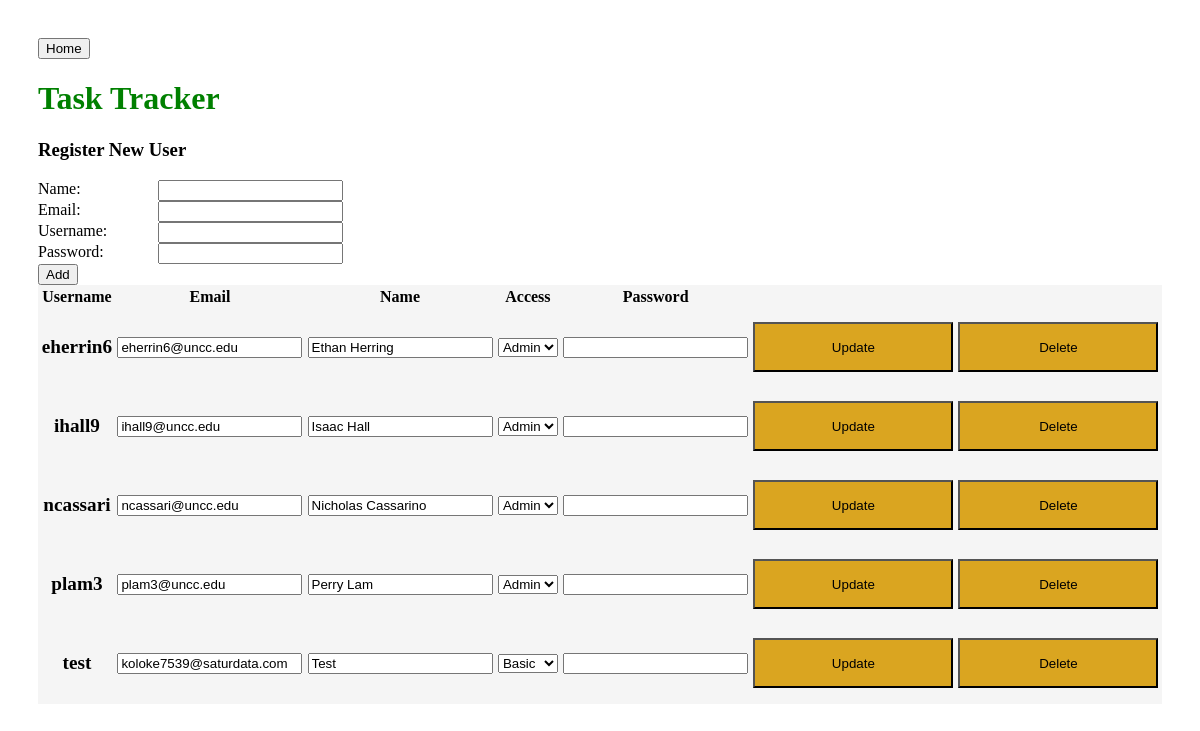
Screenshot of /ViewUsers with the database file from the repository.
### app.py (models this page shows)
class User(db.Model):
    id = db.Column(db.Integer, primary_key=True)
    name = db.Column(db.String(4150))
    email = db.Column(db.String(4150),unique=True)
    username = db.Column(db.String(100),unique=True)
    password = db.Column(db.String(100))
    access = db.Column(db.Boolean)#True if admin, False otherwise

### app.py (the view)
@app.route('/ViewUsers')
def viewUsers():
    user_list = User.query.all()
    return render_template('ViewUsers.html',user_list=user_list)

### templates/ViewUsers.html (shortened to what this page needs)
<!DOCTYPE html>
<html lang="en">
<head>
    <link rel="stylesheet" href="./static/main.css">
</head>
<a href="/"><button>Home</button></a>
<body>
    <h1>Task Tracker</h1>
    <form action="/register" method="post">
        <div>
            <h3>Register New User</h3>
            <label>Name:</label>
            <input type="text" name="name" value="{{ request.form['name'] }}">
            <br>
            <label>Email:</label>
            <input type="text" name="email" value="{{ request.form['email'] }}">
            <br>
            <label>Username:</label>
            <input type="text" name="username" value="{{ request.form['username'] }}">
            <br>
            <label>Password:</label>
            <input type="text" name="password" value="{{ request.form['password'] }}">
            <br>
            <button type="submit">Add</button>
        </div>
    </form>
    <div class="todo">
     <table>
        <thead>
        <tr>
            <th>Username</th>
            <th>Email</th>
            <th>Name</th>
            <th>Access</th>
            <th>Password</th>
            <th></th>
            <th></th>
        </thead>
        <tbody>
    {% for user in user_list %}
    <tr>
        <form action="/updateUser/" method="Post">
    <td class="title">{{ user.username }}</td>
    <td><input type="text" id="editEmail" value="{{ user.email }}"></td>
    <td><input type="text" id="editName" value="{{ user.name }}"></td>
    <td><select id="editAccess">{% if user.access == 0 %}<option selected value="Basic">Basic</option><option value="Admin">Admin</option> {% elif user.access == 1 %}<option value="Basic">Basic</option><option selected value="Admin">Admin</option>{%endif%}"></select></td>
    <td><input type="password" id="updatePass">
    <td><a href="/updateUser/{{user.id}}"><button type="submit">Update</button></a></td>
    <td><a href="/deleteUser/{{user.id}}"><button>Delete</button></a></td></tr>
    {% endfor %}
</tbody>
    </table>
    </div>
</body>
</html>

### static/main.css (style rules this page uses)
body { padding: 30px 30px; }
h1 { color: green; }
label:not(.ex) { display: block; float: left; width: 120px; }
h3 { font-weight: bold; text-align: left; }
th { width: 550px; }
td { height: 75px; }
td>a>button { width: 200px; height: 50px; background-color: goldenrod; }
.todo { text-align: center; background-color: whitesmoke; }
.title { font-weight: bold; font-size: larger; }

### rows the page displays
User: username "eherrin6", email "eherrin6@uncc.edu", name "Ethan Herring", access "Admin"
User: username "ihall9", email "ihall9@uncc.edu", name "Isaac Hall", access "Admin"
User: username "ncassari", email "ncassari@uncc.edu", name "Nicholas Cassarino", access "Admin"
User: username "plam3", email "plam3@uncc.edu", name "Perry Lam", access "Admin"
User: username "test", email "koloke7539@saturdata.com", name "Test", access "Basic"
